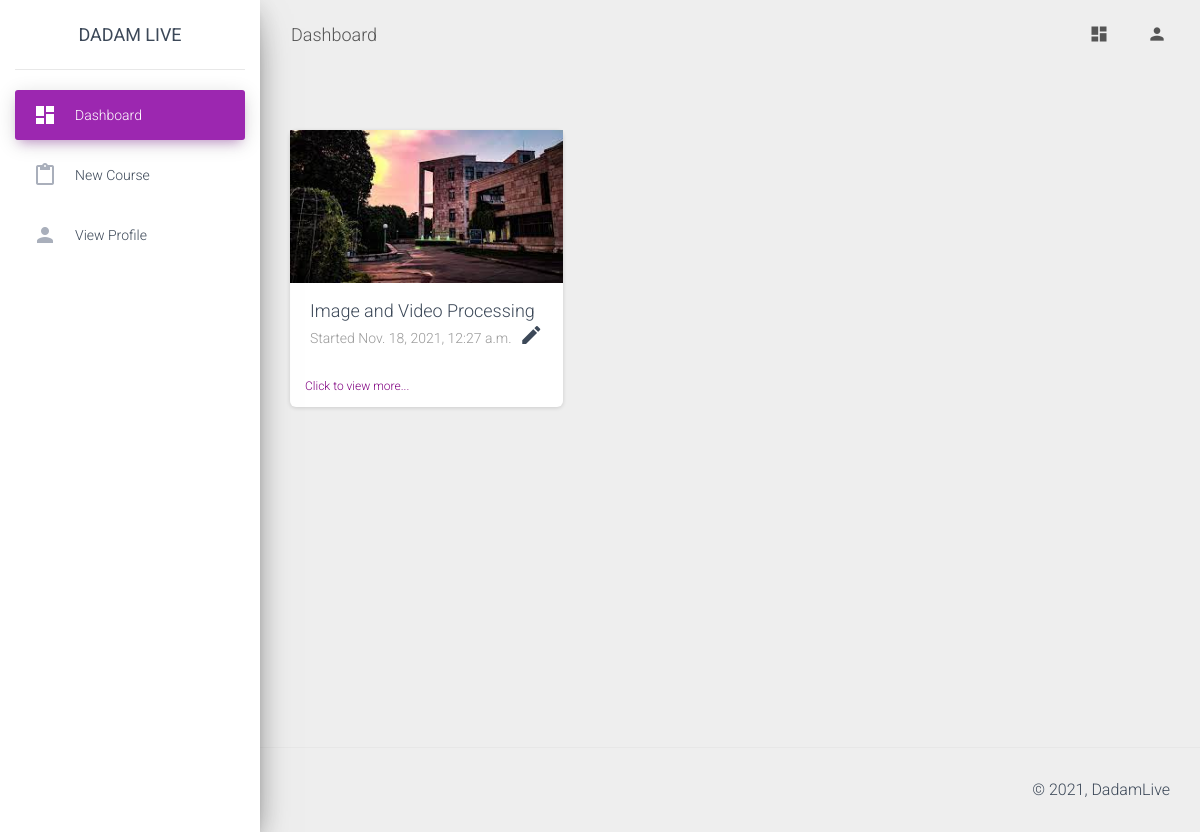
Before: /dashboard/faculty/ (signed in) with the older database file.
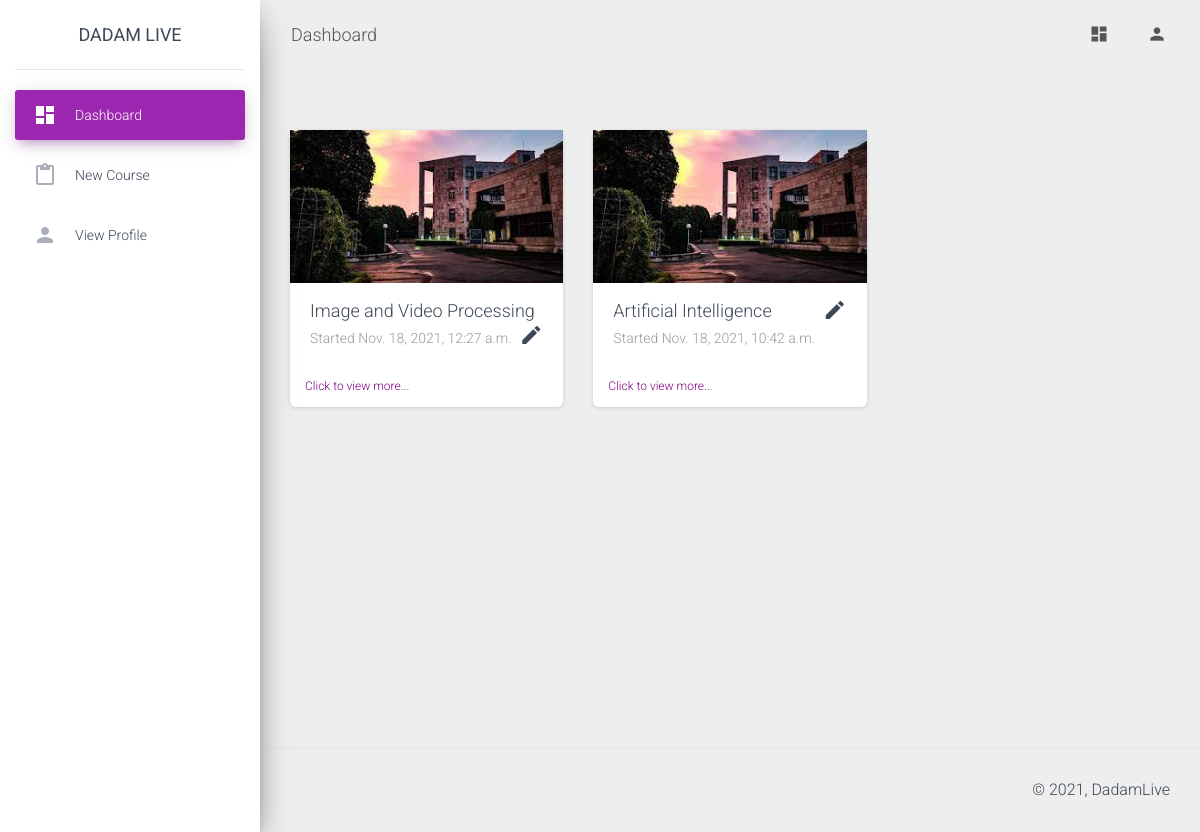
After: the same page with the newer database file.
### faculty/models.py (models this page shows, shortened)
class Course(models.Model):
    instructor=models.ForeignKey(User, on_delete=models.CASCADE, null=True, blank=True)
    image=models.ImageField(upload_to='post_images/', default="demo.jpg", null=True)
    courseName=models.CharField(null=True, max_length=200)
    created_on=models.DateTimeField(default=datetime.datetime.now(timezone('Asia/Kolkata')))

### faculty/views.py (the view, shortened to what this page needs)
# urls.py: path('',views.dashboardFaculty,name="dashboardFaculty"),
def dashboardFaculty(request):
    faculty=basicChecking(request)
    if faculty==False:
        return redirect('home')
    courses=Course.objects.filter(instructor=request.user)
    return render(request,"faculty/dashboard.html",context={"faculty": faculty, "courses": courses})

### faculty/views.py (called while the page is built)
def basicChecking(request):
    if request.user.is_authenticated==False:
        return False
    try:
        info=UserInformation.objects.get(user=request.user)
        if info.userType.userTypeCode==settings.CODE_FACULTY:
            faculty=Faculty.objects.get(user=request.user)
            return faculty
        return False
    except:
        return False

### faculty/templates/faculty/dashboard.html (shortened to what this page needs)
{% extends 'faculty/base.html' %} {% load static %}
{% block heading %}Dashboard{% endblock %}
{% block main_body %}
      <div class="row">
        {% for course in courses %}
        <div class="col-md-4">
          <div class="card card-chart">
            {% if course.image %}
            <img src="{{course.image.url}}" data-toggle="modal" data-target="#modal" onclick="setID('{{course.id}}')">
            {% else %}
            <img src="{% static 'images/demo.jpg' %}" data-toggle="modal" data-target="#modal" onclick="setID('{{course.id}}')">
            {% endif %}
              <div class="card-body">
                <h4 class="card-title">{{course.courseName}}<a href="#" data-toggle="modal" data-target="#modal1" class="material-icons" style="float: right;" onclick="setIDName('{{course.id}}','{{course.courseName}}')">edit</a></h4>
                <p class="card-category">Started {{course.created_on}}</p>
              </div>
              <a href="{% url 'view_course' course_id=course.id %}">
              <div class="card-footer">
                <div class="stats" style="color: purple;">
                  Click to view more...
                </div>
              </div>
            </a>
          </div>
        </div>
        {% endfor %}
      </div>
{% endblock %}
{% block left_panel %}
<li class="nav-item active">
    <a class="nav-link" href="{% url 'dashboardFaculty' %}">
      <i class="material-icons">dashboard</i>
      <p>Dashboard</p>
    </a>
  </li>
  <li class="nav-item ">
    <a class="nav-link" href="{% url 'start_new_course' %}">
      <i class="material-icons">content_paste</i>
      <p>New Course</p>
    </a>
  </li>
  <li class="nav-item ">
    <a class="nav-link" href="{% url 'view_profile_fa' %}">
      <i class="material-icons">person</i>
      <p>View Profile</p>
    </a>
  </li>
{% endblock %}

Changed rows visible on the page:
added Course: image (picture), courseName "Artificial Intelligence", created_on "Nov. 18, 2021, 10:42 a.m."
